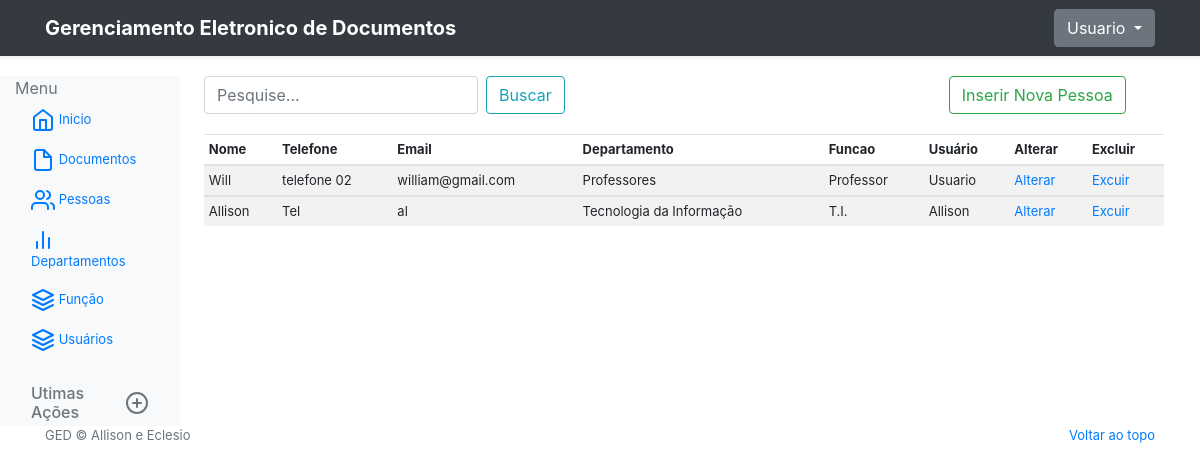
/dashboard/pessoas (signed in), run on an earlier commit of the app's database.
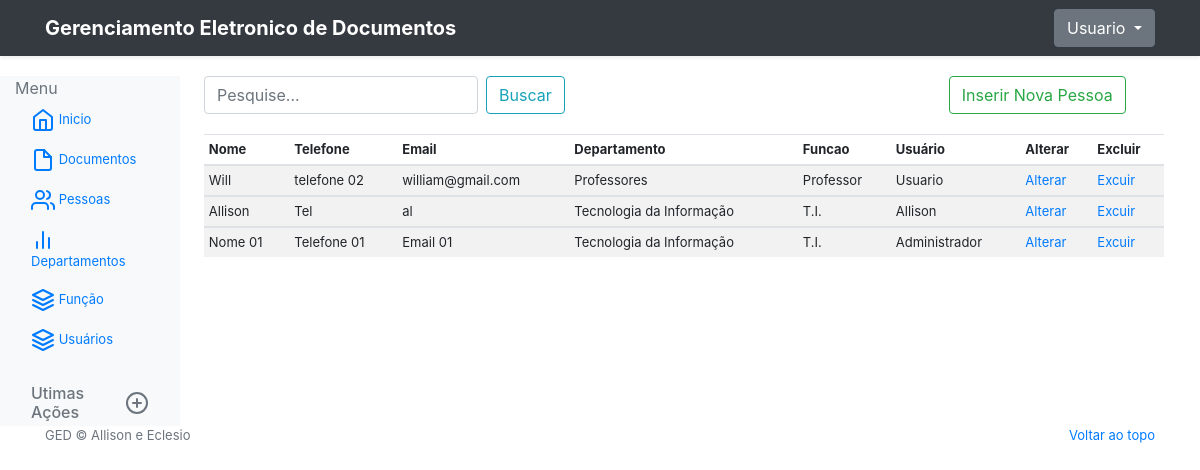
And on a later commit of the database.
### GED/models.py (models this page shows, shortened)
class Pessoa(models.Model):
    nome = models.CharField(max_length=100)
    endereco = models.CharField(max_length=150, null = True)
    telefone = models.CharField(max_length=20, null = True)
    email = models.CharField(max_length=200, null = True)
    departamento = models.ForeignKey(Departamento, on_delete=models.PROTECT, null = True)
    funcao = models.ForeignKey(Funcao, on_delete=models.PROTECT, null = True)
    user = models.OneToOneField(User, on_delete=models.CASCADE, default=None, blank=True, null = True)

class Departamento(models.Model):
    nome = models.CharField(max_length=100)
    ramal = models.CharField(max_length=50)
    def __str__(self):
        return self.nome

class Funcao(models.Model):
    class Meta:
        verbose_name = 'Função'
        verbose_name_plural = 'Funções'
    nome = models.CharField(max_length=100)
    def __str__(self):
        return self.nome

### GED/views.py (the view)
# urls.py: path('dashboard/pessoas', dashboard_pessoas, name='dashboard_pessoas'),
@login_required
def dashboard_pessoas(request):
    pessoa = Pessoa.objects.all()
    return render(request, 'details_people.html', {'pessoa': pessoa})

### GED/templates/details_people.html (shortened to what this page needs)
{% extends "base-menu.html" %}
{% block main %}
<div class="search-field">
    <form action="{% url 'dashboard_busca_documentos' %}" method="POST" class="form-inline my-2 my-lg-0">
        <input name="consulta" class="form-control mr-sm-2" type="search" placeholder="Pesquise..." aria-label="Search">
        <button class="btn btn-outline-info my-2 my-sm-0" type="submit">Buscar</button>
    </form>
    <div style="margin-left: 40%">
        <form action="{% url 'create_pessoa' %}">
            <button class="btn btn-outline-success my-2 my-sm-0" type="submit">Inserir Nova Pessoa</button>
        </form>
    </div>
</div>
<div class="table-responsive">
    <table class="table table-striped table-sm">
        <thead>
            <tr>
                <th>Nome</th>
                <th>Telefone</th>
                <th>Email</th>
                <th>Departamento</th>
                <th>Funcao</th>
                <th>Usuário</th>
                <th>Alterar</th>
                <th>Excluir</th>
            </tr>
        </thead>
        {% for people in pessoa %}
        <tbody>
            <tr>
                <td>{{ people.nome }}</td>
                <td>{{ people.telefone }}</td>
                <td>{{ people.email }}</td>
                <td>{{ people.departamento }}</td>
                <td>{{ people.funcao }}</td>
                <td>{{ people.user }}</td>
                <td><a href="{% url 'update_pessoa' people.id %}">Alterar</a></td>
                <td><a href="{% url 'delete_pessoa' people.id %}">Excuir</a></td>
            </tr>
        </tbody>
        {% endfor %}
    </table>
</div>
{% endblock main %}

What changed in the data, as far as the page shows it:
added Pessoa: nome "Nome 01", telefone "Telefone 01", email "Email 01", departamento "Tecnologia da Informação", funcao "T.I.", user "Administrador"
